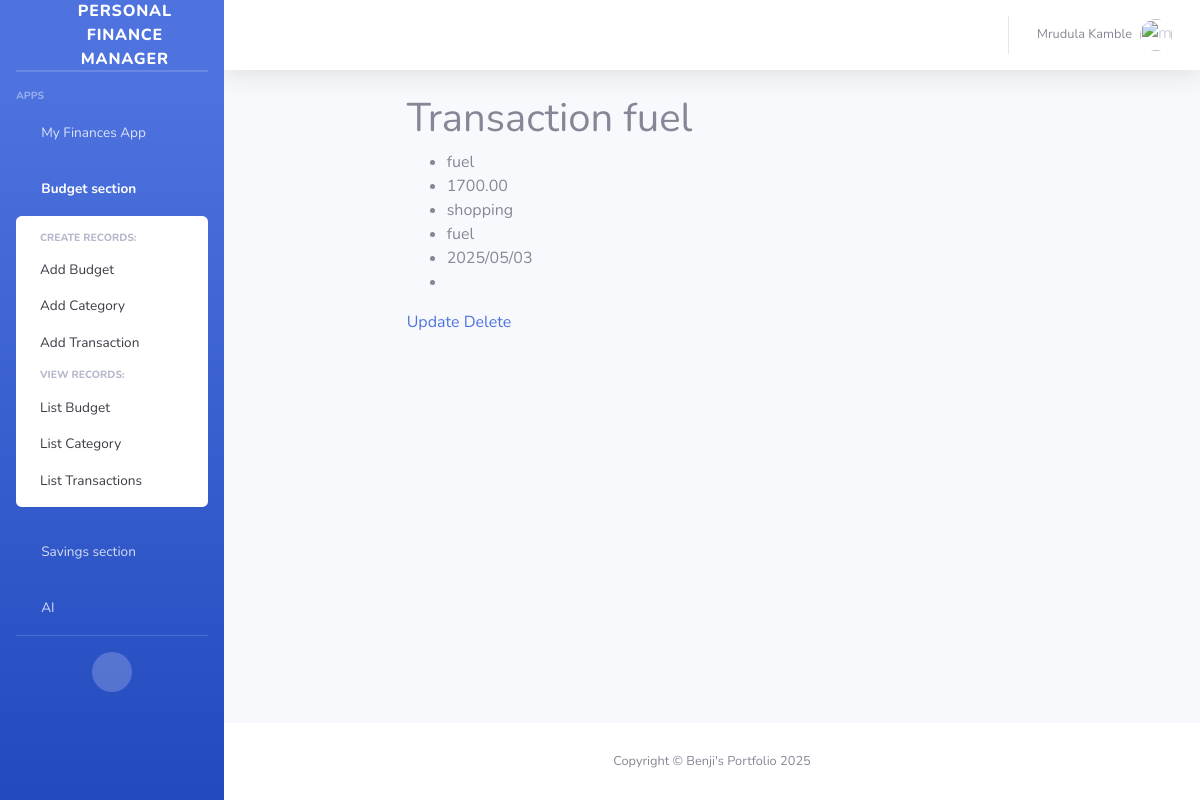
The page /budget_section/transaction/detail/fuel/ (signed in) on the database its author committed.
### accounts/models.py (models this page shows, shortened)
class CustomUser(AbstractUser, PermissionsMixin):
    first_name = models.CharField(_('first name'), max_length=30, blank=False, null=False, unique=True)
    last_name = models.CharField(_('last name'), max_length=30, blank=False, null=False, unique=True)
    email = models.EmailField(_('email address'), unique=True, blank=False, null=False)
    phone_number = models.CharField(max_length=15, blank=False, null=False)
    is_active = models.BooleanField(_('active'), default=False)
    is_staff = models.BooleanField(_('staff status'), default=False)
    enable_two_factor_authentication = models.BooleanField(null=True, blank=True)
    date_joined = models.DateTimeField(_('date joined'), default=timezone.now)
    email_verified = models.BooleanField(_('email verified'), default=False,
                                         help_text=_('Designates whether the user has verified their email.'))
    objects = CustomUserManager()
    USERNAME_FIELD = 'email'
    REQUIRED_FIELDS = ['first_name', 'last_name']

### budget_section/models.py (models this page shows, shortened)
class Transaction(models.Model):
    title = models.CharField(max_length=200)
    amount = models.DecimalField(max_digits=10, decimal_places=2)
    category = models.ForeignKey(Category, on_delete=models.CASCADE)
    budget = models.ForeignKey(Budget, on_delete=models.CASCADE)
    slug = models.SlugField(blank=True, null=True, unique=True)
    date = models.DateField()
    notes = models.TextField(null=True, blank=True)
    user = models.ForeignKey(settings.AUTH_USER_MODEL, on_delete=models.CASCADE)
    created_at = models.DateTimeField(auto_now_add=True)
    updated_at = models.DateTimeField(auto_now=True)

class Category(models.Model):
    name = models.CharField(max_length=100)
    description = models.TextField(null=True, blank=True)
    user = models.ForeignKey(settings.AUTH_USER_MODEL, on_delete=models.CASCADE)
    slug = models.SlugField(blank=True, null=True, unique=True)
    created_at = models.DateTimeField(auto_now_add=True)
    updated_at = models.DateTimeField(auto_now=True)
    def __str__(self):
        return self.name
    class Meta:
        verbose_name_plural = 'Categories'

class Budget(models.Model):
    name = models.CharField(max_length=100)
    amount = models.DecimalField(max_digits=10, decimal_places=2)
    start_date = models.DateField()
    end_date = models.DateField(null=True, blank=True)
    slug = models.SlugField(blank=True, null=True, unique=True)
    user = models.ForeignKey(settings.AUTH_USER_MODEL, on_delete=models.CASCADE)
    created_at = models.DateTimeField(auto_now_add=True)
    updated_at = models.DateTimeField(auto_now=True)
    def __str__(self):
        return self.name

### budget_section/views.py (the view)
# urls.py: path('transaction/detail/<slug:slug>/', TransactionDetailView.as_view(), name='transaction_details'),
@method_decorator(login_required, name='dispatch')
@method_decorator(csrf_protect, name='dispatch')
class TransactionDetailView(DetailView):
    model = Transaction
    template_name = 'budget_section/category_transaction_budget_detail.html'
    extra_context = {'detail_what': 'Transaction'}
    def get_queryset(self):
        user = self.request.user
        return Transaction.objects.filter(user=user).order_by('-date')

### helper/context_processors.py (called while the page is built)
def add_custom_context(request):
    return {
        'app_name': request.resolver_match.app_name,
        'page_path': request.path,
        'today': datetime.today(),
        'user': request.user if request.user.is_authenticated else None
    }

### templates/budget_section/category_transaction_budget_detail.html (shortened to what this page needs)
{% extends 'base2.html' %}
{% block content %}
<div class="row">
    <div class="col-lg-8 mx-auto">
        <h1>{{detail_what}} {{object.slug}}</h1>
        <ul>
            {% if detail_what == 'Transaction' %}
            <li>{{ object.title }}</li>
            <li>{{ object.amount }}</li>
            <li>{{ object.category }}</li>
            <li>{{ object.budget }}</li>
            <li>{{ object.date|date:"Y/m/d" }}</li>
            <li>{{ object.notes }}</li>
            {% endif %}
        </ul>
        {% if detail_what == 'Budget' %}
        <a href="{% url 'budget_section:budget_update' object.slug %}">Update</a>
        <a href="{% url 'budget_section:budget_delete' object.slug %}">Delete</a>
        <a href="{% url 'budget_section:budget_summary' object.slug %}">View Dashboard</a>
        {% elif detail_what == 'Category' %}
        <a href="{% url 'budget_section:category_update' object.slug %}">Update</a>
        <a href="{% url 'budget_section:category_delete' object.slug %}">Delete</a>
        {% else %}
        <a href="{% url 'budget_section:transaction_update' object.slug %}">Update</a>
        <a href="{% url 'budget_section:transaction_delete' object.slug %}">Delete</a>
        {% endif %}
    </div>
</div>
{% endblock %}

### templates/base2.html (shortened to what this page needs)
{% load static %}
{% load crispy_forms_tags %}
<html lang="en">
<head>
    <link href="{% static 'vendor/fontawesome-free/css/all.min.css' %}" rel="stylesheet" type="text/css">
    <link href="{% static 'css/sb-admin-2.min.css' %}" rel="stylesheet">
</head>
<body id="page-top">
<div id="wrapper">
    <ul class="navbar-nav bg-gradient-primary sidebar sidebar-dark accordion" id="accordionSidebar">
        <a class="sidebar-brand d-flex align-items-center justify-content-center" href="{% url 'website:index' %}">
            <div class="sidebar-brand-icon rotate-n-15">
                <i class="fas fa-laugh-wink"></i>
            </div>
            <div class="sidebar-brand-text mx-3">Personal Finance Manager</div>
        </a>
        <hr class="sidebar-divider my-0">
        <hr class="sidebar-divider">
        <div class="sidebar-heading">
            Apps
        </div>
        {% if user %}
            <li class="nav-item{% if app_name == 'my_finances' %} active{% endif %}">
                <a class="nav-link{% if app_name != 'my_finances' %} collapsed{% endif %}" href="#"
                   data-toggle="collapse" data-target="#collapseTwo"
                   aria-expanded="true" aria-controls="collapseTwo">
                    <i class="fas fa-fw fa-cog"></i>
                    <span>My Finances App</span>
                </a>
                        {% url 'my_finances:current_period' as my_finances_current_period %}
                        {% url 'my_finances:year_overview' as my_finances_year_overview %}
                        {% url 'my_finances:balance_create' as my_finances_balance_create %}
                        {% url 'my_finances:income_create' as my_finances_income_create %}
                        {% url 'my_finances:outcome_create' as my_finances_outcome_create %}
                        {% url 'my_finances:balance_list' as my_finances_balance_list %}
                        {% url 'my_finances:income_list' as my_finances_income_list %}
                        {% url 'my_finances:outcome_list' as my_finances_outcome_list %}
            </li>
       <li class="nav-item{% if app_name == 'budget_section' %} active{% endif %}">
            <a class="nav-link{% if app_name != 'budget_section' %} collapsed{% endif %}" href="#"
               data-toggle="collapse" data-target="#collapse2"
               aria-expanded="true" aria-controls="collapse2">
                <i class="fas fa-fw fa-cog"></i>
                <span>Budget section</span>
            </a>
            <div id="collapse2" class="collapse{% if app_name == 'budget_section' %} show{% endif %}"
                 aria-labelledby="headingTwo" data-parent="#accordionSidebar">
                <div class="bg-white py-2 collapse-inner rounded">
                    <h6 class="collapse-header">Create records:</h6>
                    {% url 'budget_section:budget_create' as budget_section_budget_create %}
                    {% url 'budget_section:category_create' as budget_section_category_create %}
                    {% url 'budget_section:transaction_create' as budget_section_transaction_create %}
                    <a class="collapse-item{% if page_path == budget_section_budget_create %} active{% endif %}"
                           href="{{ budget_section_budget_create }}">Add Budget</a>
                    <a class="collapse-item{% if page_path == my_finances_income_create %} active{% endif %}"
                       href="{{ budget_section_category_create }}">Add Category</a>
                    <a class="collapse-item{% if page_path == my_finances_outcome_create %} active{% endif %}"
                       href="{{budget_section_transaction_create }}">Add Transaction</a>
                    <h6 class="collapse-header">View records:</h6>
                     {% url 'budget_section:budget_list' as budget_section_budget_list %}
                    {% url 'budget_section:category_list' as budget_section_category_list %}
                    {% url 'budget_section:transaction_list' as budget_section_transaction_list %}
                    <a class="collapse-item{% if page_path == budget_section_budget_list %} active{% endif %}"
                       href="{{ budget_section_budget_list }}">List Budget</a>
                    <a class="collapse-item{% if page_path == budget_section_category_list%} active{% endif %}"
                       href="{{ budget_section_category_list }}">List Category</a>
                    <a class="collapse-item{% if page_path == budget_section_transaction_list %} active{% endif %}"
                       href="{{ budget_section_transaction_list }}">List Transactions</a>
                </div>
            </div>
        </li>
          <li class="nav-item{% if app_name == 'savings_section' %} active{% endif %}">
            <a class="nav-link{% if app_name != 'savings_section' %} collapsed{% endif %}" href="#"
               data-toggle="collapse" data-target="#collapse3"
               aria-expanded="true" aria-controls="collapse3">
                <i class="fas fa-fw fa-cog"></i>
                <span>Savings section</span>
            </a>
                    {% url 'savings_section:savings_create' as savings_section_savings_create %}
                    {% url 'savings_section:deposit_create' as savings_section_deposit_create %}
                    {% url 'savings_section:withdrawal_create' as savings_section_withdrawal_create %}
                    {% url 'savings_section:savings_goal_create' as savings_section_savings_goal_create %}
                    {% url 'savings_section:savings_list' as savings_section_savings_list %}
                    {% url 'savings_section:deposits_list' as savings_section_deposit_list %}
                    {% url 'savings_section:withdrawals_list' as savings_section_withdrawal_list %}
                    {% url 'savings_section:savings_goals_list' as savings_section_savings_goal_list %}
        </li>
        <li class="nav-item">
            <a class="nav-link collapsed" href="/ai/dashboard/">
                <i class="fas fa-fw fa-cog"></i>
                <span>AI</span>
            </a>
        </li>
        {% endif %}
        <hr class="sidebar-divider">
        <div class="text-center d-none d-md-inline">
            <button class="rounded-circle border-0" id="sidebarToggle"></button>
        </div>
    </ul>
    <div id="content-wrapper" class="d-flex flex-column">
        <div id="content">
            <nav class="navbar navbar-expand navbar-light bg-white topbar mb-4 static-top shadow">
                <ul class="navbar-nav ml-auto">
                    <li class="nav-item dropdown no-arrow">
                        {% if user %}
                            <a class="nav-link dropdown-toggle" href="#" id="userDropdown" role="button"
                               data-toggle="dropdown" aria-haspopup="true" aria-expanded="false">
                                <span class="mr-2 d-none d-lg-inline text-gray-600 small">{{ user.first_name }} {{ user.last_name }}</span>
                                <img class="img-profile rounded-circle"
                                     src="https://w7.pngwing.com/pngs/4/736/png-transparent-female-avatar-girl-face-woman-user-flat-classy-users-icon.png" alt="{{ user.username }}">
                            </a>
                        {% endif %}
                    </li>
                </ul>
            </nav>
            <div class="container-fluid">
                {% block content %}
                {% endblock %}
            </div>
        </div>
        <footer class="sticky-footer bg-white">
            <div class="container my-auto">
                <div class="copyright text-center my-auto">
                    <span>Copyright &copy; Benji's Portfolio {{ today.year }}</span>
                </div>
            </div>
        </footer>
    </div>
</div>
</body>
</html>

### rows shown on the page
CustomUser: first_name "Mrudula", last_name "Kamble"
Transaction: slug "fuel", title "fuel", amount "1700.00", category "shopping", budget "fuel", date "2025/05/03"

### other values the page prints
{{ detail_what }} "Transaction"
